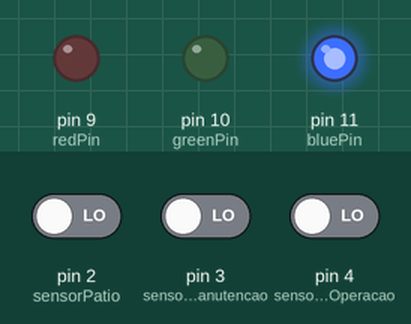
Simulated run of this sketch. Board: Arduino Uno, built with avr-gcc and run on an emulated ATmega328P. Parts: output pins drawn as LEDs (lit = HIGH). The inputs (shaded band) are chosen by the test bench; at power-on: pin 2 (sensorPatio) LOW, pin 3 (sensorManutencao) LOW, pin 4 (sensorSemOperacao) LOW.

Above: at 1.2 s.
1.3 s: pin 2 (sensorPatio) driven HIGH
At 2.6 s:
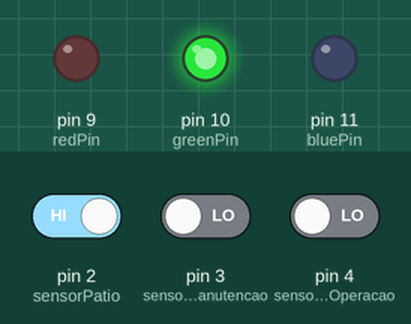
2.9 s: pin 2 (sensorPatio) driven LOW
At 4.0 s:
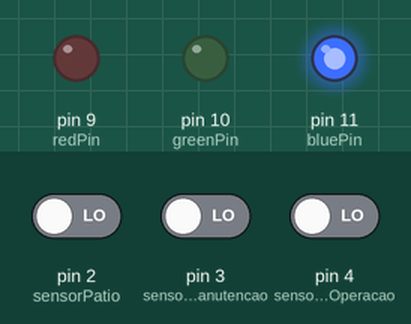
4.5 s: pin 3 (sensorManutencao) driven HIGH
At 5.2 s:
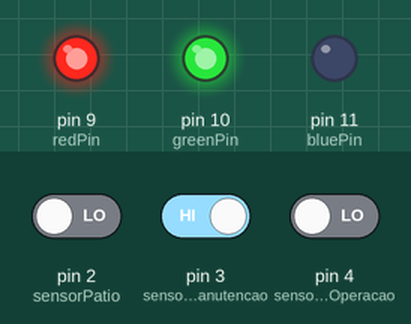
6.1 s: pin 3 (sensorManutencao) driven LOW
At 7.4 s:
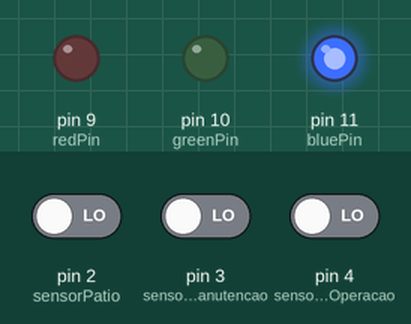
7.7 s: pin 4 (sensorSemOperacao) driven HIGH
At 8.9 s:
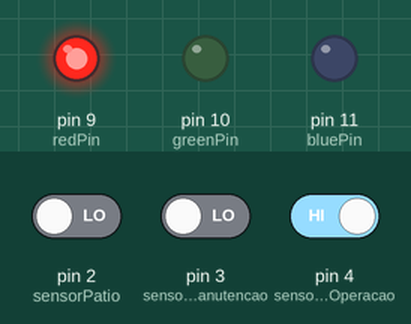
Timing chart, 0 to 10.3 s (numbered marks = the images above; inputs shaded):
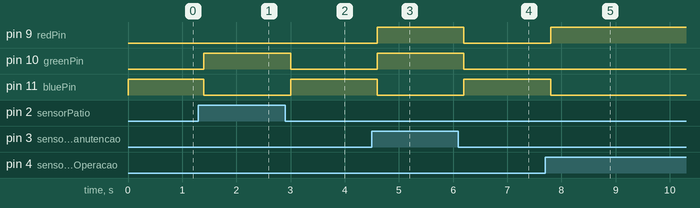

The sketch:

Mottu.ino
```cpp
const int sensorPatio = 2;
const int sensorManutencao = 3;
const int sensorSemOperacao = 4;

const int redPin = 9;
const int greenPin = 10;
const int bluePin = 11;

void setup() {
  pinMode(sensorPatio, INPUT);
  pinMode(sensorManutencao, INPUT);
  pinMode(sensorSemOperacao, INPUT);

  pinMode(redPin, OUTPUT);
  pinMode(greenPin, OUTPUT);
  pinMode(bluePin, OUTPUT);

  setColor(0, 0, 255);
}

void loop() {
  bool estaNoPatio = digitalRead(sensorPatio) == HIGH;
  bool estaEmManutencao = digitalRead(sensorManutencao) == HIGH;
  bool estaSemOperacao = digitalRead(sensorSemOperacao) == HIGH;

  if (estaNoPatio) {
    setColor(0, 255, 0);
  } else if (estaEmManutencao) {
    setColor(255, 255, 0);
  } else if (estaSemOperacao) {
    setColor(255, 0, 0);
  } else {
    setColor(0, 0, 255);
  }

  delay(200);
}

void setColor(int red, int green, int blue) {
  analogWrite(redPin, red);
  analogWrite(greenPin, green);
  analogWrite(bluePin, blue);
}
```

Measured:
- after the input at 1.3 s, pin 10 (greenPin): LOW → HIGH after 0.10 s; pin 11 (bluePin): HIGH → LOW after 0.10 s
- after the input at 2.9 s, pin 10 (greenPin): HIGH → LOW after 0.10 s; pin 11 (bluePin): LOW → HIGH after 0.10 s
- after the input at 4.5 s, pin 9 (redPin), pin 10 (greenPin): LOW → HIGH after 0.10 s; pin 11 (bluePin): HIGH → LOW after 0.10 s
- after the input at 6.1 s, pin 9 (redPin), pin 10 (greenPin): HIGH → LOW after 0.10 s; pin 11 (bluePin): LOW → HIGH after 0.10 s
- after the input at 7.7 s, pin 9 (redPin): LOW → HIGH after 0.10 s; pin 11 (bluePin): HIGH → LOW after 0.10 s
